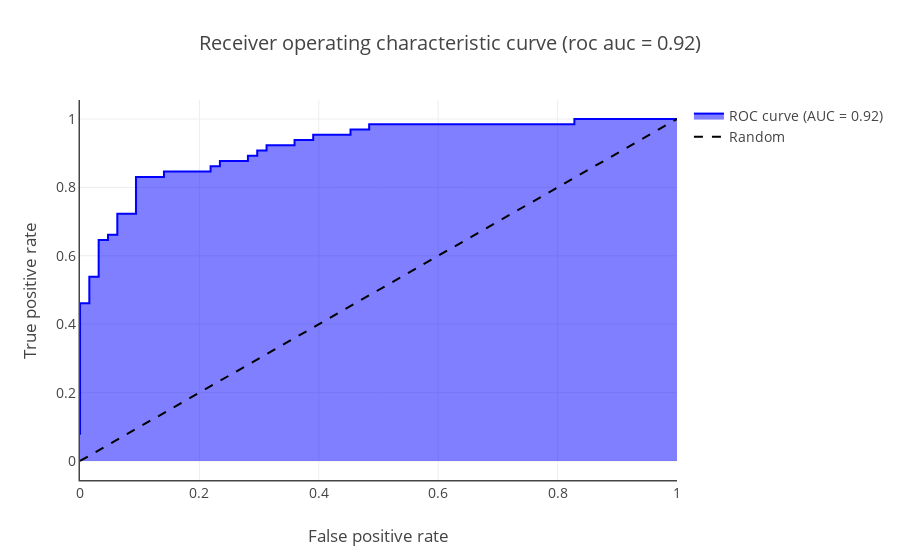

The notebook cell saved with this chart:
### Code cell
r = plot_roc_curve(estimator=final_model, X=X_train, y=y_train)

py.iplot(r, filename='fatigue/roc_curve')

### Figure 1 — Plotly figure (JSON) as saved in the notebook; plotly's stock layout.template omitted (floating-point values rounded to 4 significant figures)
{"data": [{"fill": "tozeroy", "line": {"color": "blue"}, "mode": "lines", "name": "ROC curve (AUC = 0.92)", "type": "scatter", "x": [0, 0, 0.01562, 0.01562, 0.03125, 0.03125, 0.04688, 0.04688, 0.0625, 0.0625, 0.09375, 0.09375, 0.1406, 0.1406, 0.2188, 0.2188, 0.2344, 0.2344, 0.2812, 0.2812, 0.2969, 0.2969, 0.3125, 0.3125, 0.3594, 0.3594, 0.3906, 0.3906, 0.4531, 0.4531, 0.4844, 0.4844, 0.8281, 0.8281, 0.9688, 1], "y": [0.07692, 0.4615, 0.4615, 0.5385, 0.5385, 0.6462, 0.6462, 0.6615, 0.6615, 0.7231, 0.7231, 0.8308, 0.8308, 0.8462, 0.8462, 0.8615, 0.8615, 0.8769, 0.8769, 0.8923, 0.8923, 0.9077, 0.9077, 0.9231, 0.9231, 0.9385, 0.9385, 0.9538, 0.9538, 0.9692, 0.9692, 0.9846, 0.9846, 1, 1, 1]}, {"line": {"color": "black", "dash": "dash"}, "mode": "lines", "name": "Random", "type": "scatter", "x": [0, 1], "y": [0, 1]}], "layout": {"font": {"size": 14}, "hovermode": "closest", "title": "Receiver operating characteristic curve (roc auc = 0.92)", "xaxis": {"linewidth": 1.5, "showline": true, "title": "False positive rate"}, "yaxis": {"linewidth": 1.5, "showline": true, "title": "True positive rate", "zeroline": false}}}
